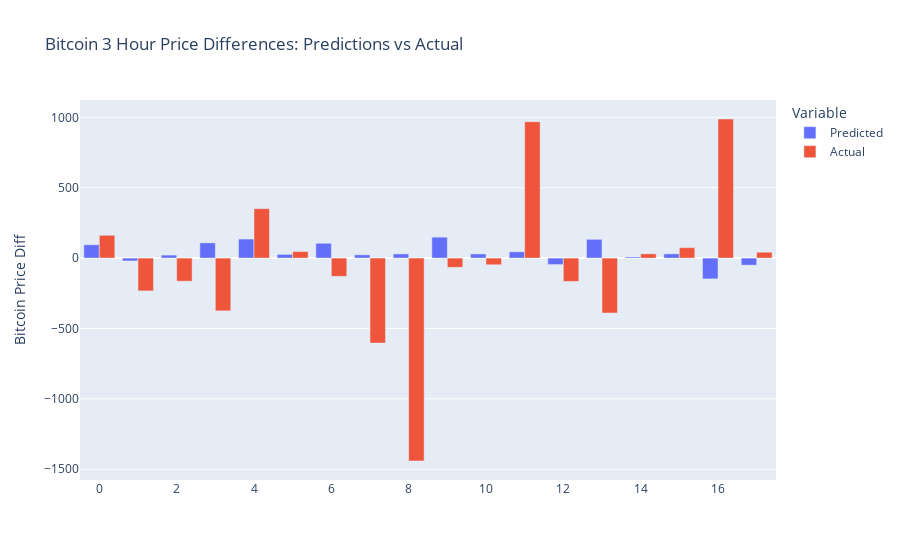

Notebook code cell kept with this figure:
### Code cell
results_df.plot.bar(
    barmode='group',
    labels=dict(index='', value='Bitcoin Price Diff', variable='Variable'),
    title='Bitcoin 3 Hour Price Differences: Predictions vs Actual'
)

### Figure 1 — Plotly figure (JSON) as saved in the notebook; plotly's stock layout.template omitted (floating-point values rounded to 4 significant figures)
{"data": [{"alignmentgroup": "True", "hovertemplate": "Variable=Predicted<br>=%{x}<br>Bitcoin Price Diff=%{y}<extra></extra>", "legendgroup": "Predicted", "marker": {"color": "#636efa"}, "name": "Predicted", "offsetgroup": "Predicted", "orientation": "v", "showlegend": true, "textposition": "auto", "type": "bar", "x": [0, 1, 2, 3, 4, 5, 6, 7, 8, 9, 10, 11, 12, 13, 14, 15, 16, 17], "xaxis": "x", "y": [94.56, -20.37, 21.3, 108.0, 135.1, 26.18, 105.4, 23.11, 29.69, 148.4, 29.43, 44.34, -46.36, 133.3, 7.858, 29.86, -148.0, -50.46], "yaxis": "y"}, {"alignmentgroup": "True", "hovertemplate": "Variable=Actual<br>=%{x}<br>Bitcoin Price Diff=%{y}<extra></extra>", "legendgroup": "Actual", "marker": {"color": "#EF553B"}, "name": "Actual", "offsetgroup": "Actual", "orientation": "v", "showlegend": true, "textposition": "auto", "type": "bar", "x": [0, 1, 2, 3, 4, 5, 6, 7, 8, 9, 10, 11, 12, 13, 14, 15, 16, 17], "xaxis": "x", "y": [161.9, -233.2, -164.3, -374.9, 350.9, 46.22, -129.8, -603.8, -1441.0, -65.69, -47.52, 968.3, -165.9, -390.3, 30.05, 74.05, 988.0, 41.68], "yaxis": "y"}], "layout": {"barmode": "group", "legend": {"title": {"text": "Variable"}, "tracegroupgap": 0}, "title": {"text": "Bitcoin 3 Hour Price Differences: Predictions vs Actual"}, "xaxis": {"anchor": "y", "domain": [0, 1], "title": {"text": ""}}, "yaxis": {"anchor": "x", "domain": [0, 1], "title": {"text": "Bitcoin Price Diff"}}}}
